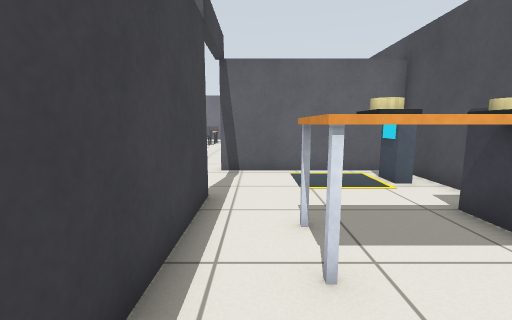
[1] (above)

19 first-person views from a walk through a robot-simulator world made for Gazebo. The camera is 0.86 m above the floor, tilts 8° down and sees 90° across. The floor is counted in squares, 0.5 m on a side. Each view is taken from the middle of a square. On the plan, view 1 faces up. The plan holds only what a view shows up to about 14 squares ahead; the rest is blank.

[2]
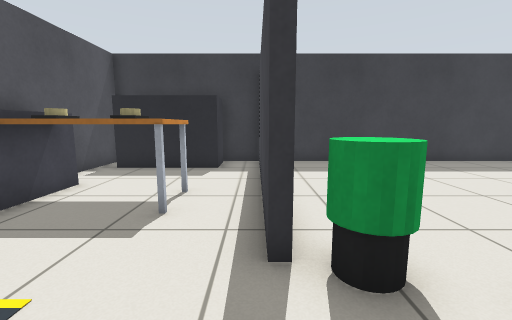

[3]
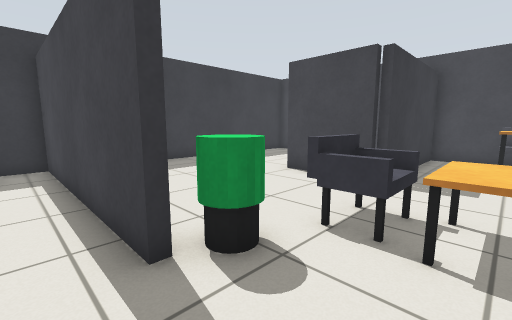

[4]
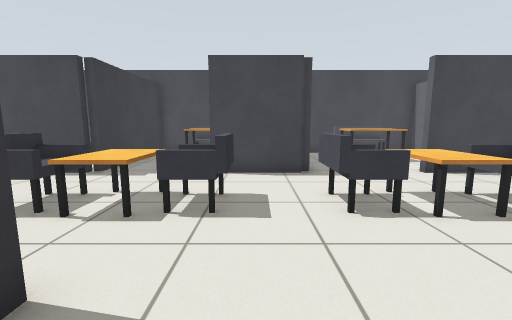

[5]
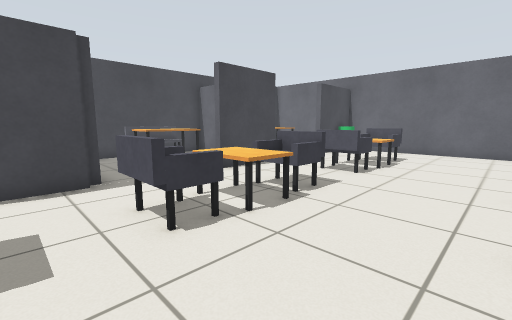

[6]
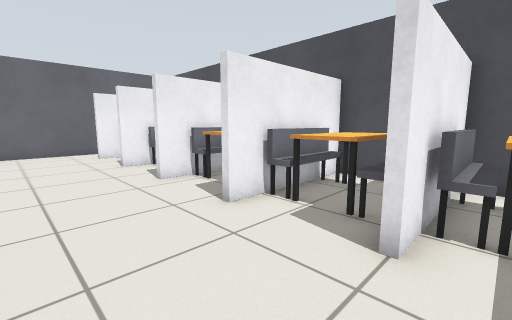

[7]
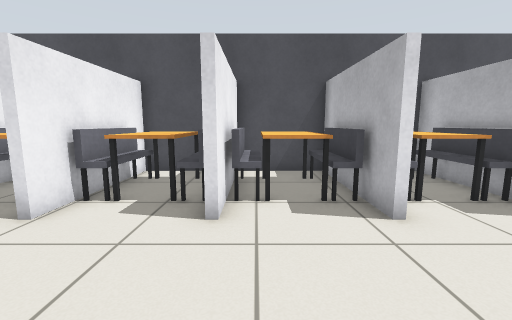

[8]
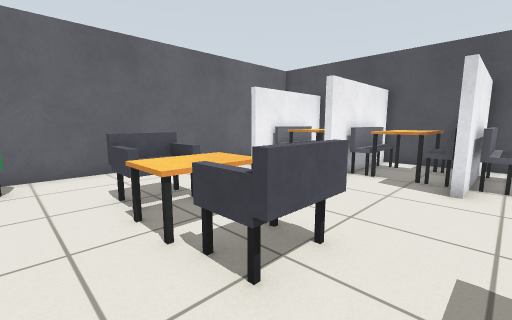

[9]
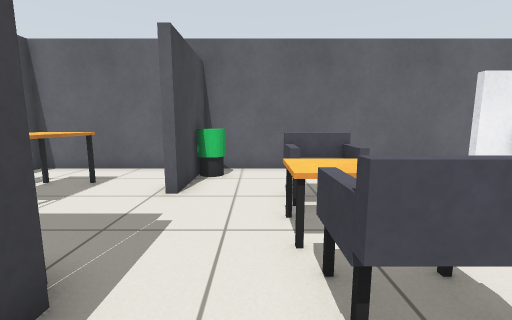

[10]
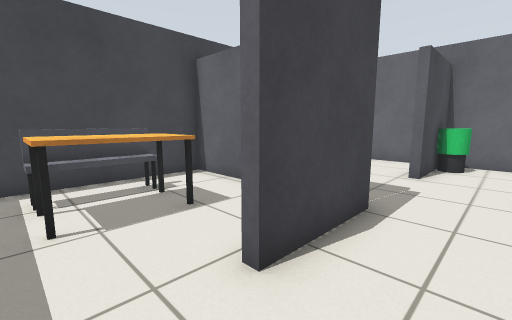

[11]
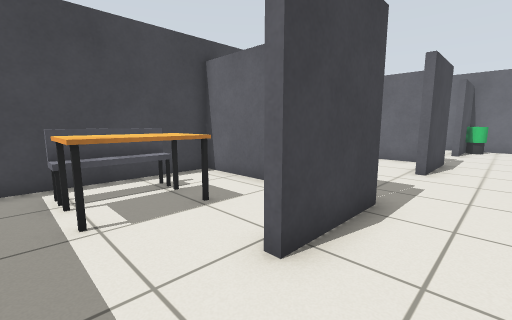

[12]
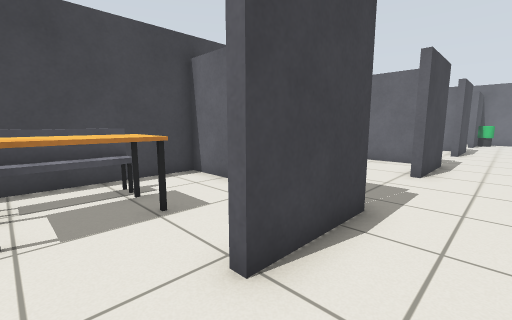

[13]
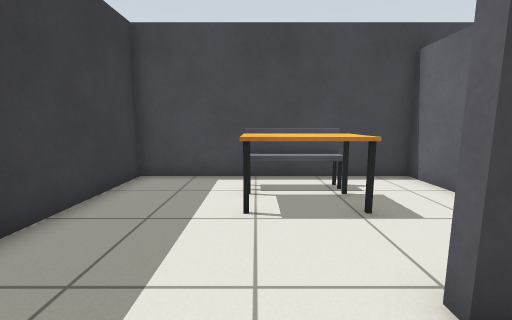

[14]
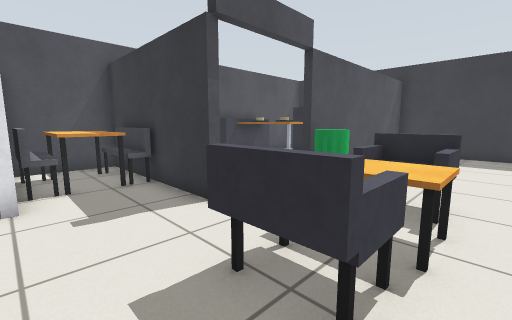

[15]
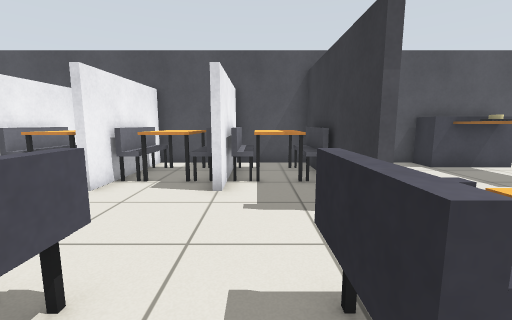

[16]
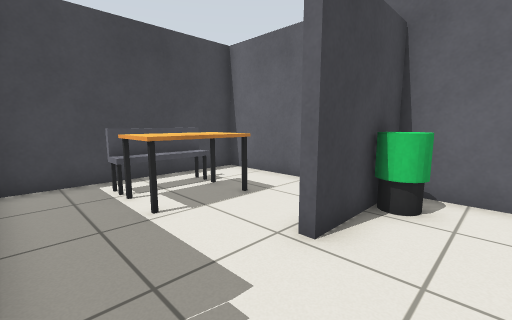

[17]
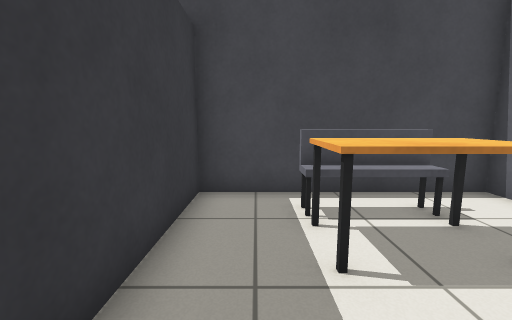

[18]
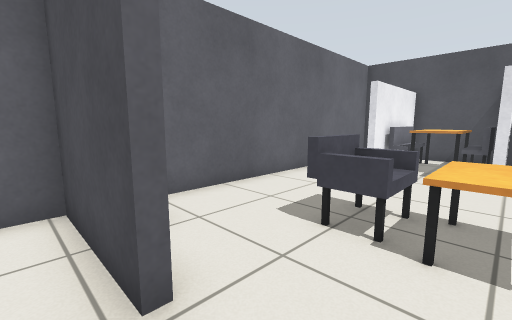

[19]
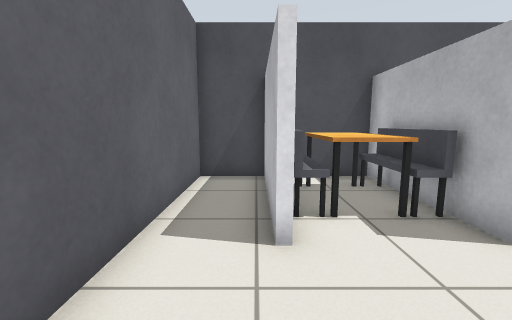

### Floor plan
Points are (right, up) in squares from view 1. A wall is a line through its corners. A room is listed if a view was taken in it or the views show most of it. See-through windows are left out.
Room 1 (views 1, 2, 3, 4, 5, 6, 7, 8, 9, 10, 11, 12, 13, 14, 15, 16, 17, 19)
walls: (-1.4, 9.7) (1.5, 9.7); (1.6, 13.1) (5.4, 13.1) (5.4, 16.3) (3.4, 16.3); (-7.9, 13.6) (-7.9, 10.4); (1.5, 9.4) (-1.4, 9.4); (0.4, 16.5) (1.5, 16.5); (-1.1, 6.1) (-1.1, -2.8) (5.4, -2.8) (5.4, 1.4); (1.5, 16.3) (0.4, 16.3); (3.4, 9.7) (5.4, 9.7) (5.4, 12.9) (0.4, 12.9); (3.4, 16.5) (5.4, 16.5) (5.4, 19.7) (3.4, 19.7); (-8.4, 6) (-7.9, 6) (-7.9, 2.8); (1.5, 19.7) (0.4, 19.7); (-7.9, 21.2) (-7.9, 18); (5.4, 5.6) (5.4, 9.4) (3.4, 9.4); (-12.2, 6.1) (-14.3, 6.1) (-14.3, -2.8) (-1.3, -2.8) (-1.3, 6); (0.5, 23.3) (1.5, 23.3); (5.4, 20.5) (5.4, 23.1) (3.4, 23.1); (1.5, 23.1) (0.4, 23.1); (3.4, 23.3) (5.4, 23.3) (5.4, 26.5) (3.4, 26.5); (0.4, 26.7) (5.4, 26.7) (5.4, 28.8) (-7.9, 28.8) (-7.9, 25.1); (2.5, 26.5) (0.4, 26.5)
low walls: (1.5, 12.7) (4.1, 12.7); (1.5, 13.4) (4.1, 13.4); (3.4, 10) (4.1, 10); (4.1, 12.6) (1.5, 12.6); (3.4, 16.8) (4.1, 16.8); (4.1, 16) (3.4, 16); (4.1, 22.8) (3.4, 22.8); (-13.1, 3.4) (-13.1, 0.6); (4.1, 26.1) (3.4, 26.1)
ways out: opening at (-8, 24) to room 2; opening at (-8, 16.5) to room 3; opening at (-8, 8.5) to room 4
objects: grey box (-13, 2); orange box (-12, 1) to (-11, 3); green cylinder (-7, 28); dark grey box (-5, 7) to (-5, 8); orange box (-5, 9) to (-4, 9); dark grey box (-5, 10) to (-5, 11); dark grey box (-5, 14) to (-5, 15); orange box (-5, 16) to (-4, 16); dark grey box (-5, 17) to (-5, 18); dark grey box (-5, 21) to (-5, 22); orange box (-5, 23) to (-4, 23); dark grey box (-5, 24) to (-5, 25); dark grey box (-4, 7) to (-4, 8); dark grey box (-4, 10) to (-4, 11); dark grey box (-4, 14) to (-4, 15); dark grey box (-4, 17) to (-4, 18); dark grey box (-4, 21) to (-4, 22); dark grey box (-4, 24) to (-4, 25); green cylinder (-3, 6) to (-2, 6); dark grey box (1, -2) to (4, -1); dark grey box (1, 3); orange box (1, 4); yellow cylinder (2, 3) to (2, 4); grey box (2, 10) to (3, 11); grey box (2, 12) to (4, 12); grey box (2, 14) to (4, 14); grey box (2, 15) to (3, 16); grey box (2, 17) to (3, 17); orange box (2, 18) to (4, 18); grey box (2, 19) to (4, 19); grey box (2, 20) to (3, 21); grey box (2, 22) to (4, 23); grey box (2, 24) to (4, 24); orange box (2, 25) to (4, 25); grey box (2, 26) to (3, 26); yellow cylinder (3, 3) to (3, 4); dark grey box (4, 2) to (5, 5); dark grey box (4, 3); orange box (4, 4); blue box (4, 8); cyan box (4, 9); orange box (4, 11); orange box (4, 15)
Room 2 (view 18)
walls: (-8.2, 25.1) (-8.2, 28.8) (-14.3, 28.8) (-14.3, 21.6) (-9.2, 21.6)
low walls: (-13.1, 24.5) (-13.1, 23.9)
ways out: opening at (-8, 24) to room 1
objects: grey box (-13, 25) to (-13, 26); orange box (-12, 24) to (-11, 26)
Room 3 (no view inside)
walls: (-8.9, 21.3) (-14.3, 21.3) (-14.3, 15.4)
low walls: (-13.1, 19) (-13.1, 18.4)
ways out: opening at (-8, 16.5) to room 1
objects: grey box (-13, 17) to (-13, 18); orange box (-12, 17) to (-11, 19)
Room 4 (no view inside)
walls: (-9, 13.7) (-14.3, 13.7) (-14.3, 6.4) (-8.1, 6.4)
low walls: (-13.1, 11.4) (-13.1, 8.6)
ways out: opening at (-8, 8.5) to room 1
objects: grey box (-13, 10); orange box (-12, 9) to (-11, 11)

Where each view was taken, in squares from view 1:
view 1: 0 up, 0 right, facing up
view 2: 9 up, 1 left, facing down
view 3: 9 up, 0 right, facing down-left
view 4: 12 up, 1 right, facing left
view 5: 12 up, 0 right, facing up-left
view 6: 12 up, 3 left, facing up-right
view 7: 19 up, 4 left, facing right
view 8: 19 up, 7 left, facing up-right
view 9: 19 up, 6 left, facing up
view 10: 16 up, 6 left, facing up-left
view 11: 8 up, 6 left, facing up-left
view 12: 1 up, 6 left, facing up-left
view 13: 1 up, 6 left, facing left
view 14: 13 up, 6 left, facing down-right
view 15: 12 up, 6 left, facing right
view 16: 22 up, 6 left, facing up-left
view 17: 23 up, 8 left, facing left
view 18: 23 up, 9 left, facing up-right
view 19: 27 up, 3 left, facing right
